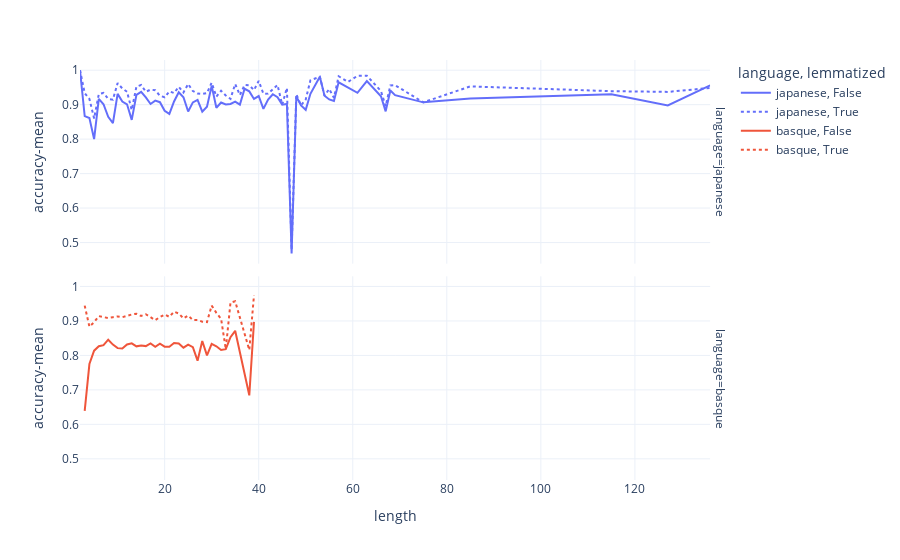

The code cell stored with this chart in its notebook:
### Code cell
fig = px.line(
    data_frame=df,
    x='length', y='accuracy-mean',
    line_dash='lemmatized',
    color='language',
    facet_row='language',
)
fig.show()

### Figure 1 — Plotly figure (JSON) as saved in the notebook; plotly's stock layout.template omitted (floating-point values rounded to 4 significant figures)
{"data": [{"hovertemplate": "language=japanese<br>lemmatized=False<br>length=%{x}<br>accuracy-mean=%{y}<extra></extra>", "legendgroup": "japanese, False", "line": {"color": "#636efa", "dash": "solid"}, "marker": {"symbol": "circle"}, "mode": "lines", "name": "japanese, False", "orientation": "v", "showlegend": true, "x": [2, 3, 4, 5, 6, 7, 8, 9, 10, 11, 12, 13, 14, 15, 16, 17, 18, 19, 20, 21, 22, 23, 24, 25, 26, 27, 28, 29, 30, 31, 32, 33, 34, 35, 36, 37, 38, 39, 40, 41, 42, 43, 44, 45, 46, 47, 48, 49, 50, 51, 53, 54, 55, 56, 57, 59, 61, 63, 66, 67, 68, 69, 75, 85, 115, 127, 136], "xaxis": "x2", "y": [1.0, 0.8667, 0.8611, 0.8, 0.9167, 0.9011, 0.8646, 0.8462, 0.9313, 0.9091, 0.901, 0.8558, 0.9286, 0.9373, 0.9208, 0.902, 0.9116, 0.9071, 0.8821, 0.873, 0.9091, 0.9359, 0.9213, 0.88, 0.9066, 0.9136, 0.8795, 0.8941, 0.9545, 0.8911, 0.9062, 0.9004, 0.902, 0.9086, 0.9, 0.9459, 0.9386, 0.9167, 0.925, 0.8878, 0.915, 0.9302, 0.9217, 0.9, 0.9022, 0.4681, 0.9236, 0.898, 0.885, 0.9314, 0.9811, 0.9259, 0.9152, 0.9107, 0.9649, 0.9492, 0.9344, 0.9683, 0.9242, 0.8806, 0.9412, 0.9275, 0.9067, 0.9176, 0.9304, 0.8976, 0.9559], "yaxis": "y2", "type": "scatter"}, {"hovertemplate": "language=japanese<br>lemmatized=True<br>length=%{x}<br>accuracy-mean=%{y}<extra></extra>", "legendgroup": "japanese, True", "line": {"color": "#636efa", "dash": "dot"}, "marker": {"symbol": "circle"}, "mode": "lines", "name": "japanese, True", "orientation": "v", "showlegend": true, "x": [2, 3, 4, 5, 6, 7, 8, 9, 10, 11, 12, 13, 14, 15, 16, 17, 18, 19, 20, 21, 22, 23, 24, 25, 26, 27, 28, 29, 30, 31, 32, 33, 34, 35, 36, 37, 38, 39, 40, 41, 42, 43, 44, 45, 46, 47, 48, 49, 50, 51, 53, 54, 55, 56, 57, 59, 61, 63, 66, 67, 68, 69, 75, 85, 115, 127, 136], "xaxis": "x2", "y": [1.0, 0.9333, 0.9167, 0.86, 0.9306, 0.9341, 0.9167, 0.9145, 0.9625, 0.947, 0.9375, 0.8846, 0.9524, 0.9569, 0.9375, 0.9436, 0.9419, 0.9257, 0.9214, 0.9385, 0.9336, 0.9519, 0.9352, 0.96, 0.9396, 0.9321, 0.9308, 0.9335, 0.9636, 0.9234, 0.9403, 0.9264, 0.9167, 0.96, 0.9278, 0.9575, 0.9561, 0.9423, 0.9688, 0.9317, 0.932, 0.9432, 0.9571, 0.9, 0.9484, 0.4787, 0.9306, 0.898, 0.915, 0.9706, 0.9811, 0.9259, 0.9455, 0.9196, 0.9825, 0.9661, 0.9836, 0.9841, 0.9394, 0.8955, 0.9559, 0.9565, 0.9067, 0.9529, 0.9391, 0.937, 0.9485], "yaxis": "y2", "type": "scatter"}, {"hovertemplate": "language=basque<br>lemmatized=False<br>length=%{x}<br>accuracy-mean=%{y}<extra></extra>", "legendgroup": "basque, False", "line": {"color": "#EF553B", "dash": "solid"}, "marker": {"symbol": "circle"}, "mode": "lines", "name": "basque, False", "orientation": "v", "showlegend": true, "x": [3, 4, 5, 6, 7, 8, 9, 10, 11, 12, 13, 14, 15, 16, 17, 18, 19, 20, 21, 22, 23, 24, 25, 26, 27, 28, 29, 30, 31, 32, 33, 34, 35, 38, 39], "xaxis": "x", "y": [0.6389, 0.775, 0.8138, 0.8266, 0.8296, 0.8456, 0.8314, 0.8211, 0.8199, 0.8318, 0.8351, 0.8263, 0.8285, 0.827, 0.8346, 0.8251, 0.8339, 0.8254, 0.8251, 0.836, 0.8348, 0.8225, 0.8314, 0.8239, 0.7847, 0.8418, 0.8, 0.8333, 0.8266, 0.8156, 0.8182, 0.8529, 0.8714, 0.6842, 0.8974], "yaxis": "y", "type": "scatter"}, {"hovertemplate": "language=basque<br>lemmatized=True<br>length=%{x}<br>accuracy-mean=%{y}<extra></extra>", "legendgroup": "basque, True", "line": {"color": "#EF553B", "dash": "dot"}, "marker": {"symbol": "circle"}, "mode": "lines", "name": "basque, True", "orientation": "v", "showlegend": true, "x": [3, 4, 5, 6, 7, 8, 9, 10, 11, 12, 13, 14, 15, 16, 17, 18, 19, 20, 21, 22, 23, 24, 25, 26, 27, 28, 29, 30, 31, 32, 33, 34, 35, 38, 39], "xaxis": "x", "y": [0.9444, 0.8833, 0.8966, 0.9141, 0.911, 0.9086, 0.9109, 0.913, 0.9108, 0.9151, 0.9188, 0.9211, 0.9145, 0.9194, 0.91, 0.9023, 0.9112, 0.9186, 0.912, 0.9269, 0.9217, 0.9074, 0.9157, 0.9028, 0.9028, 0.898, 0.8966, 0.9444, 0.9234, 0.9062, 0.8182, 0.9529, 0.9571, 0.8158, 0.9744], "yaxis": "y", "type": "scatter"}], "layout": {"xaxis": {"anchor": "y", "domain": [0.0, 0.98], "title": {"text": "length"}}, "yaxis": {"anchor": "x", "domain": [0.0, 0.485], "title": {"text": "accuracy-mean"}}, "xaxis2": {"anchor": "y2", "domain": [0.0, 0.98], "matches": "x", "showticklabels": false}, "yaxis2": {"anchor": "x2", "domain": [0.515, 1.0], "matches": "y", "title": {"text": "accuracy-mean"}}, "annotations": [{"font": {}, "showarrow": false, "text": "language=basque", "textangle": 90, "x": 0.98, "xanchor": "left", "xref": "paper", "y": 0.2425, "yanchor": "middle", "yref": "paper"}, {"font": {}, "showarrow": false, "text": "language=japanese", "textangle": 90, "x": 0.98, "xanchor": "left", "xref": "paper", "y": 0.7575, "yanchor": "middle", "yref": "paper"}], "legend": {"title": {"text": "language, lemmatized"}, "tracegroupgap": 0}, "margin": {"t": 60}}}
